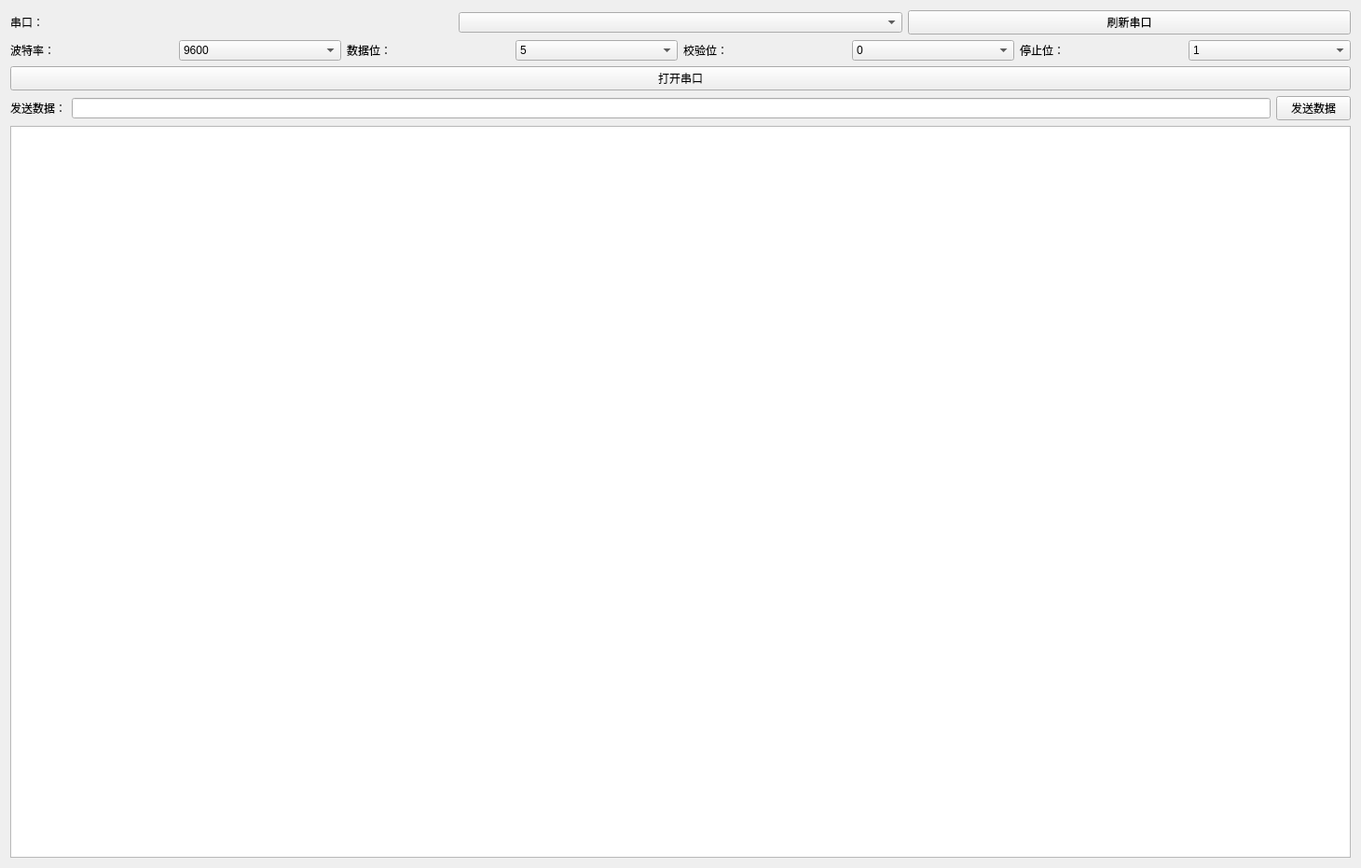
<?xml version="1.0" encoding="UTF-8"?>
<ui version="4.0">
 <class>Form</class>
 <widget class="QWidget" name="Form">
  <property name="geometry">
   <rect>
    <x>0</x>
    <y>0</y>
    <width>1460</width>
    <height>931</height>
   </rect>
  </property>
  <property name="windowTitle">
   <string>Form</string>
  </property>
  <layout class="QGridLayout" name="gridLayout_3">
   <item row="0" column="0">
    <layout class="QGridLayout" name="gridLayout_2">
     <item row="0" column="0">
      <layout class="QGridLayout" name="gridLayout">
       <item row="0" column="0">
        <layout class="QHBoxLayout" name="horizontalLayout">
         <item>
          <widget class="QLabel" name="labelPort">
           <property name="text">
            <string>串口：</string>
           </property>
          </widget>
         </item>
         <item>
          <widget class="QComboBox" name="comboPortName"/>
         </item>
         <item>
          <widget class="QPushButton" name="btnRefreshPort">
           <property name="text">
            <string>刷新串口</string>
           </property>
          </widget>
         </item>
        </layout>
       </item>
       <item row="1" column="0">
        <layout class="QHBoxLayout" name="horizontalLayout_2">
         <item>
          <widget class="QLabel" name="labelBaud">
           <property name="text">
            <string>波特率：</string>
           </property>
          </widget>
         </item>
         <item>
          <widget class="QComboBox" name="comboBaudRate">
           <item>
            <property name="text">
             <string>9600</string>
            </property>
           </item>
           <item>
            <property name="text">
             <string>19200</string>
            </property>
           </item>
           <item>
            <property name="text">
             <string>38400</string>
            </property>
           </item>
          </widget>
         </item>
         <item>
          <widget class="QLabel" name="labelDataBits">
           <property name="text">
            <string>数据位：</string>
           </property>
          </widget>
         </item>
         <item>
          <widget class="QComboBox" name="comboDataBits">
           <item>
            <property name="text">
             <string>5</string>
            </property>
           </item>
           <item>
            <property name="text">
             <string>6</string>
            </property>
           </item>
           <item>
            <property name="text">
             <string>7</string>
            </property>
           </item>
           <item>
            <property name="text">
             <string>8</string>
            </property>
           </item>
          </widget>
         </item>
         <item>
          <widget class="QLabel" name="labelParity">
           <property name="text">
            <string>校验位：</string>
           </property>
          </widget>
         </item>
         <item>
          <widget class="QComboBox" name="comboParity">
           <item>
            <property name="text">
             <string>0</string>
            </property>
           </item>
           <item>
            <property name="text">
             <string>1</string>
            </property>
           </item>
           <item>
            <property name="text">
             <string>2</string>
            </property>
           </item>
          </widget>
         </item>
         <item>
          <widget class="QLabel" name="labelStopBits">
           <property name="text">
            <string>停止位：</string>
           </property>
          </widget>
         </item>
         <item>
          <widget class="QComboBox" name="comboStopBits">
           <item>
            <property name="text">
             <string>1</string>
            </property>
           </item>
           <item>
            <property name="text">
             <string>1.5</string>
            </property>
           </item>
           <item>
            <property name="text">
             <string>2</string>
            </property>
           </item>
          </widget>
         </item>
        </layout>
       </item>
       <item row="2" column="0">
        <widget class="QPushButton" name="btnOpenSerial">
         <property name="text">
          <string>打开串口</string>
         </property>
        </widget>
       </item>
       <item row="3" column="0">
        <layout class="QHBoxLayout" name="horizontalLayout_3">
         <item>
          <widget class="QLabel" name="labelSend">
           <property name="text">
            <string>发送数据：</string>
           </property>
          </widget>
         </item>
         <item>
          <widget class="QLineEdit" name="lineEditSendData"/>
         </item>
         <item>
          <widget class="QPushButton" name="btnSend">
           <property name="text">
            <string>发送数据</string>
           </property>
          </widget>
         </item>
        </layout>
       </item>
      </layout>
     </item>
     <item row="1" column="0">
      <widget class="QTextEdit" name="textEditRecvData"/>
     </item>
    </layout>
   </item>
  </layout>
 </widget>
 <resources/>
 <connections/>
</ui>
